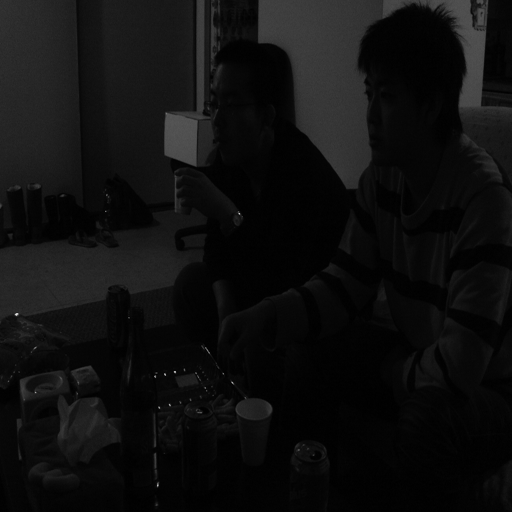
#> input picture CIS2/HistogramEqualiztion/livingroom.png, 512 x 512 px
$ python byrows.py
#> lines starting #> are read from the running program, lines starting #| are printed output that depends on the picture
# -*- coding: utf-8 -*-
"""
Created on Sun Oct  4 22:14:39 2020

@author: chen
"""

from PIL import Image
import numpy as np
import matplotlib.pyplot as plt
#
url="livingroom.png"
img=np.array(Image.open(url))
#> img is the input picture: shape (512, 512); min 0, max 228, mean 15.2

rows=img.shape[0]
#> rows = 512
img1=img.copy()
for row in range(0,rows):
   r=img1[row,:]
   r_i=(np.bincount(r)/512).cumsum()
   siz=r_i.size
   for pix in range(0,siz):
       img1[row,:][img1[row,:]==pix]=r_i[pix]*229
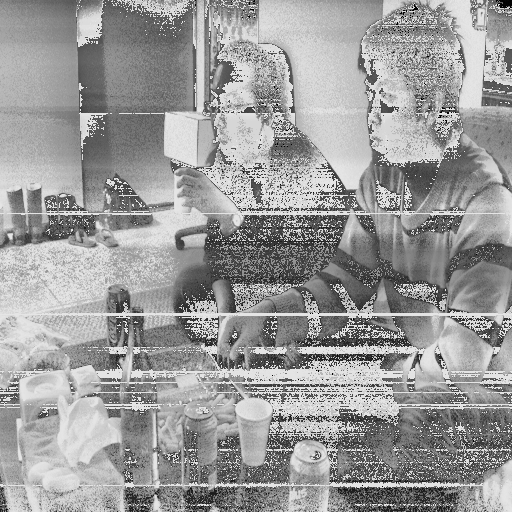
#> img1: shape (512, 512); min 0, max 229, mean 154.5


Image.fromarray(img1).show()

$ run again, with CIS2/HistogramEqualiztion/nightview.png copied over CIS2/HistogramEqualiztion/livingroom.png
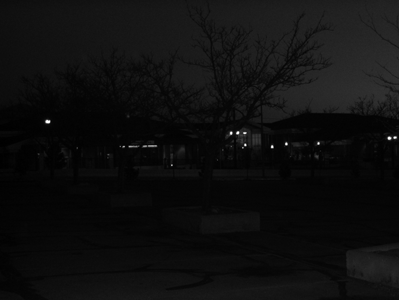
#> input picture CIS2/HistogramEqualiztion/nightview.png, 399 x 300 px
#> img is the input picture: shape (300, 399); min 0, max 255, mean 14.8
#> after the loop `for row in range(0,rows):`:
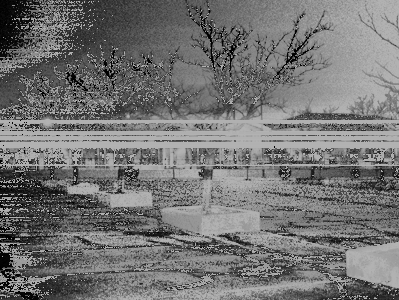
#> img1: shape (300, 399); min 0, max 178, mean 115.5
